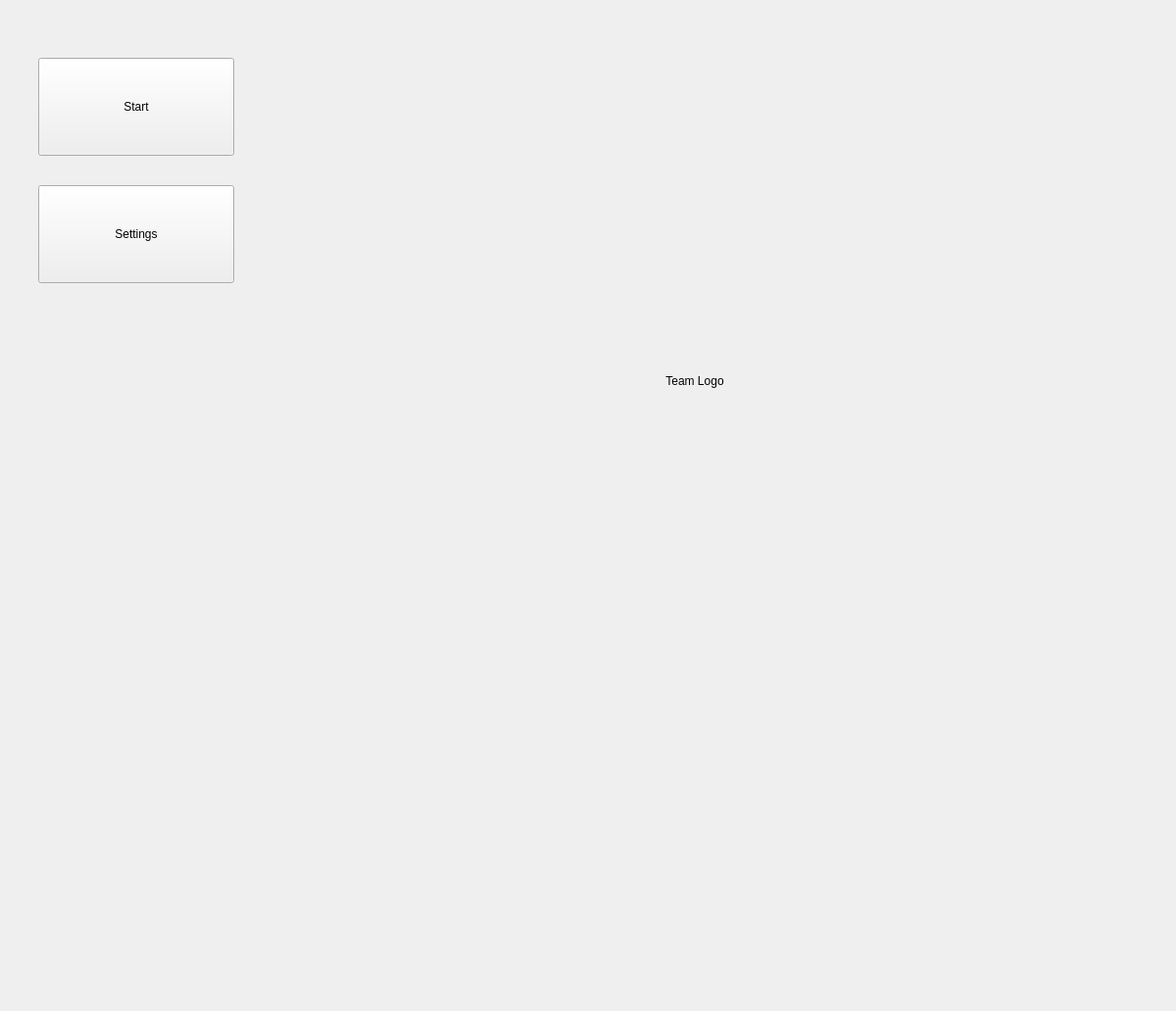
<?xml version="1.0" encoding="UTF-8"?>
<ui version="4.0">
    <class>MainWindow</class>
    <widget class="QMainWindow" name="MainWindow">
        <property name="geometry">
            <rect>
                <x>0</x>
                <y>0</y>
                <width>1200</width>
                <height>1032</height>
            </rect>
        </property>
        <property name="minimumSize">
            <size>
                <width>1000</width>
                <height>700</height>
            </size>
        </property>
        <widget class="QWidget" name="centralwidget">
            <layout class="QVBoxLayout" name="verticalLayout">
                <item>
                    <widget class="QStackedWidget" name="stackedWidget">
                        <property name="enabled">
                            <bool>true</bool>
                        </property>
                        <property name="currentIndex">
                            <number>0</number>
                        </property>
                        <widget class="QWidget" name="homeWindow">
                            <widget class="QLabel" name="teamLogo">
                                <property name="geometry">
                                    <rect>
                                        <x>260</x>
                                        <y>60</y>
                                        <width>880</width>
                                        <height>640</height>
                                    </rect>
                                </property>
                                <property name="minimumSize">
                                    <size>
                                        <width>300</width>
                                        <height>300</height>
                                    </size>
                                </property>
                                <property name="text">
                                    <string>Team Logo</string>
                                </property>
                                <property name="alignment">
                                    <set>Qt::AlignmentFlag::AlignCenter</set>
                                </property>
                            </widget>
                            <widget class="QPushButton" name="btnStart">
                                <property name="geometry">
                                    <rect>
                                        <x>30</x>
                                        <y>50</y>
                                        <width>200</width>
                                        <height>100</height>
                                    </rect>
                                </property>
                                <property name="text">
                                    <string>Start</string>
                                </property>
                            </widget>
                            <widget class="QPushButton" name="btnSettings">
                                <property name="geometry">
                                    <rect>
                                        <x>30</x>
                                        <y>180</y>
                                        <width>200</width>
                                        <height>100</height>
                                    </rect>
                                </property>
                                <property name="text">
                                    <string>Settings</string>
                                </property>
                            </widget>
                        </widget>
                        <widget class="QWidget" name="window1">
                            <widget class="QLabel" name="camera1Frame">
                                <property name="geometry">
                                    <rect>
                                        <x>30</x>
                                        <y>20</y>
                                        <width>880</width>
                                        <height>640</height>
                                    </rect>
                                </property>
                                <property name="minimumSize">
                                    <size>
                                        <width>640</width>
                                        <height>480</height>
                                    </size>
                                </property>
                                <property name="text">
                                    <string>Camera 1 Frame</string>
                                </property>
                                <property name="alignment">
                                    <set>Qt::AlignmentFlag::AlignCenter</set>
                                </property>
                            </widget>
                            <widget class="QPushButton" name="btnNext1">
                                <property name="geometry">
                                    <rect>
                                        <x>940</x>
                                        <y>570</y>
                                        <width>200</width>
                                        <height>100</height>
                                    </rect>
                                </property>
                                <property name="text">
                                    <string>Next</string>
                                </property>
                            </widget>
                            <widget class="QPushButton" name="btnHome1">
                                <property name="geometry">
                                    <rect>
                                        <x>950</x>
                                        <y>40</y>
                                        <width>200</width>
                                        <height>100</height>
                                    </rect>
                                </property>
                                <property name="text">
                                    <string>Home</string>
                                </property>
                            </widget>
                        </widget>
                        <widget class="QWidget" name="window2">
                            <widget class="QLabel" name="camera2Frame">
                                <property name="geometry">
                                    <rect>
                                        <x>20</x>
                                        <y>40</y>
                                        <width>880</width>
                                        <height>640</height>
                                    </rect>
                                </property>
                                <property name="minimumSize">
                                    <size>
                                        <width>640</width>
                                        <height>480</height>
                                    </size>
                                </property>
                                <property name="text">
                                    <string>Camera 2 Frame</string>
                                </property>
                                <property name="alignment">
                                    <set>Qt::AlignmentFlag::AlignCenter</set>
                                </property>
                            </widget>
                            <widget class="QListWidget" name="listWidget">
                                <property name="geometry">
                                    <rect>
                                        <x>920</x>
                                        <y>40</y>
                                        <width>250</width>
                                        <height>521</height>
                                    </rect>
                                </property>
                            </widget>
                            <widget class="QPushButton" name="btnComplete">
                                <property name="geometry">
                                    <rect>
                                        <x>920</x>
                                        <y>580</y>
                                        <width>250</width>
                                        <height>100</height>
                                    </rect>
                                </property>
                                <property name="text">
                                    <string>Complete</string>
                                </property>
                            </widget>
                        </widget>
                        <widget class="QWidget" name="window3">
                            <widget class="QTextEdit" name="textBox">
                                <property name="geometry">
                                    <rect>
                                        <x>50</x>
                                        <y>130</y>
                                        <width>1100</width>
                                        <height>300</height>
                                    </rect>
                                </property>
                                <property name="minimumSize">
                                    <size>
                                        <width>600</width>
                                        <height>300</height>
                                    </size>
                                </property>
                            </widget>
                            <widget class="QPushButton" name="btnHome3">
                                <property name="geometry">
                                    <rect>
                                        <x>960</x>
                                        <y>20</y>
                                        <width>200</width>
                                        <height>100</height>
                                    </rect>
                                </property>
                                <property name="text">
                                    <string>Home</string>
                                </property>
                            </widget>
                            <widget class="QLabel" name="userName">
                                <property name="geometry">
                                    <rect>
                                        <x>50</x>
                                        <y>20</y>
                                        <width>200</width>
                                        <height>100</height>
                                    </rect>
                                </property>
                                <property name="text">
                                    <string>User Name</string>
                                </property>
                            </widget>
                            <widget class="QLabel" name="chart3">
                                <property name="geometry">
                                    <rect>
                                        <x>790</x>
                                        <y>460</y>
                                        <width>350</width>
                                        <height>250</height>
                                    </rect>
                                </property>
                                <property name="text">
                                    <string>Chart 3</string>
                                </property>
                                <property name="alignment">
                                    <set>Qt::AlignmentFlag::AlignCenter</set>
                                </property>
                            </widget>
                            <widget class="QLabel" name="chart2">
                                <property name="geometry">
                                    <rect>
                                        <x>420</x>
                                        <y>460</y>
                                        <width>350</width>
                                        <height>250</height>
                                    </rect>
                                </property>
                                <property name="text">
                                    <string>Chart 2</string>
                                </property>
                                <property name="alignment">
                                    <set>Qt::AlignmentFlag::AlignCenter</set>
                                </property>
                            </widget>
                            <widget class="QLabel" name="chart1">
                                <property name="geometry">
                                    <rect>
                                        <x>50</x>
                                        <y>460</y>
                                        <width>350</width>
                                        <height>250</height>
                                    </rect>
                                </property>
                                <property name="text">
                                    <string>Chart 1</string>
                                </property>
                                <property name="alignment">
                                    <set>Qt::AlignmentFlag::AlignCenter</set>
                                </property>
                            </widget>
                        </widget>
                        <widget class="QWidget" name="window4">
                            <widget class="QPushButton" name="btnHome4">
                                <property name="geometry">
                                    <rect>
                                        <x>970</x>
                                        <y>20</y>
                                        <width>200</width>
                                        <height>100</height>
                                    </rect>
                                </property>
                                <property name="text">
                                    <string>Home</string>
                                </property>
                            </widget>
                            <widget class="QPushButton" name="btnNext4">
                                <property name="geometry">
                                    <rect>
                                        <x>950</x>
                                        <y>590</y>
                                        <width>200</width>
                                        <height>100</height>
                                    </rect>
                                </property>
                                <property name="text">
                                    <string>Next</string>
                                </property>
                            </widget>
                            <widget class="QLineEdit" name="editName">
                                <property name="geometry">
                                    <rect>
                                        <x>59</x>
                                        <y>10</y>
                                        <width>171</width>
                                        <height>21</height>
                                    </rect>
                                </property>
                            </widget>
                            <widget class="QLineEdit" name="editPhone">
                                <property name="geometry">
                                    <rect>
                                        <x>59</x>
                                        <y>94</y>
                                        <width>132</width>
                                        <height>21</height>
                                    </rect>
                                </property>
                            </widget>
                            <widget class="QComboBox" name="comboGender">
                                <property name="geometry">
                                    <rect>
                                        <x>59</x>
                                        <y>64</y>
                                        <width>75</width>
                                        <height>24</height>
                                    </rect>
                                </property>
                                <item>
                                    <property name="text">
                                        <string>Male</string>
                                    </property>
                                </item>
                                <item>
                                    <property name="text">
                                        <string>Female</string>
                                    </property>
                                </item>
                            </widget>
                            <widget class="QLineEdit" name="editAge">
                                <property name="geometry">
                                    <rect>
                                        <x>59</x>
                                        <y>37</y>
                                        <width>132</width>
                                        <height>21</height>
                                    </rect>
                                </property>
                            </widget>
                            <widget class="QLabel" name="labelPhone">
                                <property name="geometry">
                                    <rect>
                                        <x>10</x>
                                        <y>94</y>
                                        <width>37</width>
                                        <height>16</height>
                                    </rect>
                                </property>
                                <property name="text">
                                    <string>Phone:</string>
                                </property>
                            </widget>
                            <widget class="QLabel" name="labelGender">
                                <property name="geometry">
                                    <rect>
                                        <x>10</x>
                                        <y>64</y>
                                        <width>43</width>
                                        <height>16</height>
                                    </rect>
                                </property>
                                <property name="text">
                                    <string>Gender:</string>
                                </property>
                            </widget>
                            <widget class="QLabel" name="labelAge">
                                <property name="geometry">
                                    <rect>
                                        <x>10</x>
                                        <y>37</y>
                                        <width>25</width>
                                        <height>16</height>
                                    </rect>
                                </property>
                                <property name="text">
                                    <string>Age:</string>
                                </property>
                            </widget>
                            <widget class="QLabel" name="labelName">
                                <property name="geometry">
                                    <rect>
                                        <x>10</x>
                                        <y>10</y>
                                        <width>35</width>
                                        <height>16</height>
                                    </rect>
                                </property>
                                <property name="text">
                                    <string>Name:</string>
                                </property>
                            </widget>
                        </widget>
                        <widget class="QWidget" name="window5">
                            <widget class="QLabel" name="cameraTrainingFrame">
                                <property name="geometry">
                                    <rect>
                                        <x>30</x>
                                        <y>40</y>
                                        <width>880</width>
                                        <height>640</height>
                                    </rect>
                                </property>
                                <property name="minimumSize">
                                    <size>
                                        <width>640</width>
                                        <height>480</height>
                                    </size>
                                </property>
                                <property name="text">
                                    <string>Camera 1 Frame</string>
                                </property>
                                <property name="alignment">
                                    <set>Qt::AlignmentFlag::AlignCenter</set>
                                </property>
                            </widget>
                            <widget class="QPushButton" name="btnHome5">
                                <property name="geometry">
                                    <rect>
                                        <x>970</x>
                                        <y>40</y>
                                        <width>200</width>
                                        <height>100</height>
                                    </rect>
                                </property>
                                <property name="text">
                                    <string>Home</string>
                                </property>
                            </widget>
                            <widget class="QPushButton" name="btnNext5">
                                <property name="geometry">
                                    <rect>
                                        <x>950</x>
                                        <y>590</y>
                                        <width>200</width>
                                        <height>100</height>
                                    </rect>
                                </property>
                                <property name="text">
                                    <string>Next</string>
                                </property>
                            </widget>
                        </widget>
                        <widget class="QWidget" name="window6">
                            <widget class="QPushButton" name="btnHome6">
                                <property name="geometry">
                                    <rect>
                                        <x>860</x>
                                        <y>60</y>
                                        <width>250</width>
                                        <height>100</height>
                                    </rect>
                                </property>
                                <property name="text">
                                    <string>Home</string>
                                </property>
                            </widget>
                            <widget class="QLabel" name="infoFrame">
                                <property name="geometry">
                                    <rect>
                                        <x>30</x>
                                        <y>60</y>
                                        <width>300</width>
                                        <height>300</height>
                                    </rect>
                                </property>
                                <property name="minimumSize">
                                    <size>
                                        <width>300</width>
                                        <height>300</height>
                                    </size>
                                </property>
                                <property name="text">
                                    <string>Frame</string>
                                </property>
                                <property name="alignment">
                                    <set>Qt::AlignmentFlag::AlignCenter</set>
                                </property>
                            </widget>
                            <widget class="QListWidget" name="infoList">
                                <property name="geometry">
                                    <rect>
                                        <x>370</x>
                                        <y>60</y>
                                        <width>341</width>
                                        <height>611</height>
                                    </rect>
                                </property>
                                <property name="minimumSize">
                                    <size>
                                        <width>300</width>
                                        <height>300</height>
                                    </size>
                                </property>
                            </widget>
                        </widget>
                    </widget>
                </item>
            </layout>
        </widget>
    </widget>
    <resources />
    <connections />
</ui>
